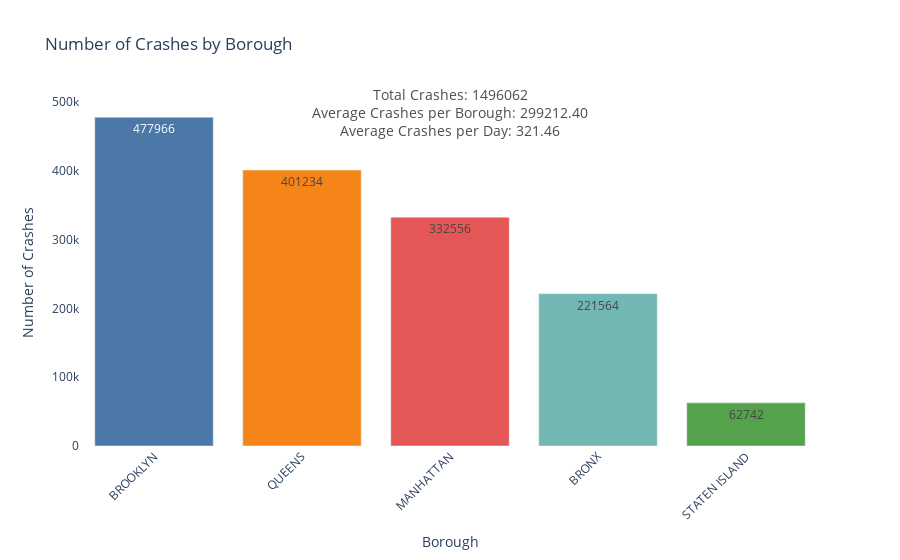

The code cell stored with this chart in its notebook:
### Code cell
df_clean = df.dropna(subset=['BOROUGH'])

df_clean['CRASH DATE'] = pd.to_datetime(df_clean['CRASH DATE'], errors='coerce')

borough_counts = df_clean['BOROUGH'].value_counts().reset_index()
borough_counts.columns = ['Borough', 'Number of Crashes']

total_crashes = borough_counts['Number of Crashes'].sum()
average_crashes = borough_counts['Number of Crashes'].mean()

unique_dates = df_clean['CRASH DATE'].nunique()
average_crashes_per_day = total_crashes / unique_dates

fig = px.bar(borough_counts,
             x='Borough',
             y='Number of Crashes',
             title=f'Number of Crashes by Borough ',
             labels={'Borough': 'Borough', 'Number of Crashes': 'Number of Crashes'},
             color='Borough', 
             color_discrete_sequence=px.colors.qualitative.T10,  
             text='Number of Crashes')  


fig.update_layout(
    xaxis_title='Borough',
    yaxis_title='Number of Crashes',
    xaxis_tickangle=-45,  
    plot_bgcolor='rgba(0,0,0,0)',  
    paper_bgcolor='rgba(255,255,255,0.8)',  
    showlegend=False  
)


fig.update_traces(
    hovertemplate='<b>%{x}</b><br>Crashes: %{y}<br><extra></extra>'  
)


fig.add_annotation(
    x=0.5, y=1.05, xref='paper', yref='paper',
    text=f'Total Crashes: {total_crashes}<br>Average Crashes per Borough: {average_crashes:.2f}<br>Average Crashes per Day: {average_crashes_per_day:.2f}',
    showarrow=False, font=dict(size=14, color='black'),
    align='center', bgcolor='rgba(255,255,255,0.8)', opacity=0.7
)

fig.show()

### Figure 1 — Plotly figure (JSON) as saved in the notebook; plotly's stock layout.template omitted (floating-point values rounded to 4 significant figures)
{"data": [{"alignmentgroup": "True", "hovertemplate": "<b>%{x}</b><br>Crashes: %{y}<br><extra></extra>", "legendgroup": "BROOKLYN", "marker": {"color": "#4C78A8", "pattern": {"shape": ""}}, "name": "BROOKLYN", "offsetgroup": "BROOKLYN", "orientation": "v", "showlegend": true, "text": [477966], "textposition": "auto", "type": "bar", "x": ["BROOKLYN"], "xaxis": "x", "y": [477966], "yaxis": "y"}, {"alignmentgroup": "True", "hovertemplate": "<b>%{x}</b><br>Crashes: %{y}<br><extra></extra>", "legendgroup": "QUEENS", "marker": {"color": "#F58518", "pattern": {"shape": ""}}, "name": "QUEENS", "offsetgroup": "QUEENS", "orientation": "v", "showlegend": true, "text": [401234], "textposition": "auto", "type": "bar", "x": ["QUEENS"], "xaxis": "x", "y": [401234], "yaxis": "y"}, {"alignmentgroup": "True", "hovertemplate": "<b>%{x}</b><br>Crashes: %{y}<br><extra></extra>", "legendgroup": "MANHATTAN", "marker": {"color": "#E45756", "pattern": {"shape": ""}}, "name": "MANHATTAN", "offsetgroup": "MANHATTAN", "orientation": "v", "showlegend": true, "text": [332556], "textposition": "auto", "type": "bar", "x": ["MANHATTAN"], "xaxis": "x", "y": [332556], "yaxis": "y"}, {"alignmentgroup": "True", "hovertemplate": "<b>%{x}</b><br>Crashes: %{y}<br><extra></extra>", "legendgroup": "BRONX", "marker": {"color": "#72B7B2", "pattern": {"shape": ""}}, "name": "BRONX", "offsetgroup": "BRONX", "orientation": "v", "showlegend": true, "text": [221564], "textposition": "auto", "type": "bar", "x": ["BRONX"], "xaxis": "x", "y": [221564], "yaxis": "y"}, {"alignmentgroup": "True", "hovertemplate": "<b>%{x}</b><br>Crashes: %{y}<br><extra></extra>", "legendgroup": "STATEN ISLAND", "marker": {"color": "#54A24B", "pattern": {"shape": ""}}, "name": "STATEN ISLAND", "offsetgroup": "STATEN ISLAND", "orientation": "v", "showlegend": true, "text": [62742], "textposition": "auto", "type": "bar", "x": ["STATEN ISLAND"], "xaxis": "x", "y": [62742], "yaxis": "y"}], "layout": {"annotations": [{"align": "center", "bgcolor": "rgba(255,255,255,0.8)", "font": {"color": "black", "size": 14}, "opacity": 0.7, "showarrow": false, "text": "Total Crashes: 1496062<br>Average Crashes per Borough: 299212.40<br>Average Crashes per Day: 321.46", "x": 0.5, "xref": "paper", "y": 1.05, "yref": "paper"}], "autosize": true, "barmode": "relative", "dragmode": "pan", "legend": {"title": {"text": "Borough"}, "tracegroupgap": 0}, "paper_bgcolor": "rgba(255,255,255,0.8)", "plot_bgcolor": "rgba(0, 0, 0, 0)", "showlegend": false, "title": {"text": "Number of Crashes by Borough "}, "xaxis": {"anchor": "y", "autorange": true, "categoryarray": ["BROOKLYN", "QUEENS", "MANHATTAN", "BRONX", "STATEN ISLAND"], "categoryorder": "array", "domain": [0, 1], "range": [-0.5, 4.5], "tickangle": -45, "title": {"text": "Borough"}, "type": "category"}, "yaxis": {"anchor": "x", "autorange": true, "domain": [0, 1], "range": [0, 503100.0], "title": {"text": "Number of Crashes"}, "type": "linear"}}}
